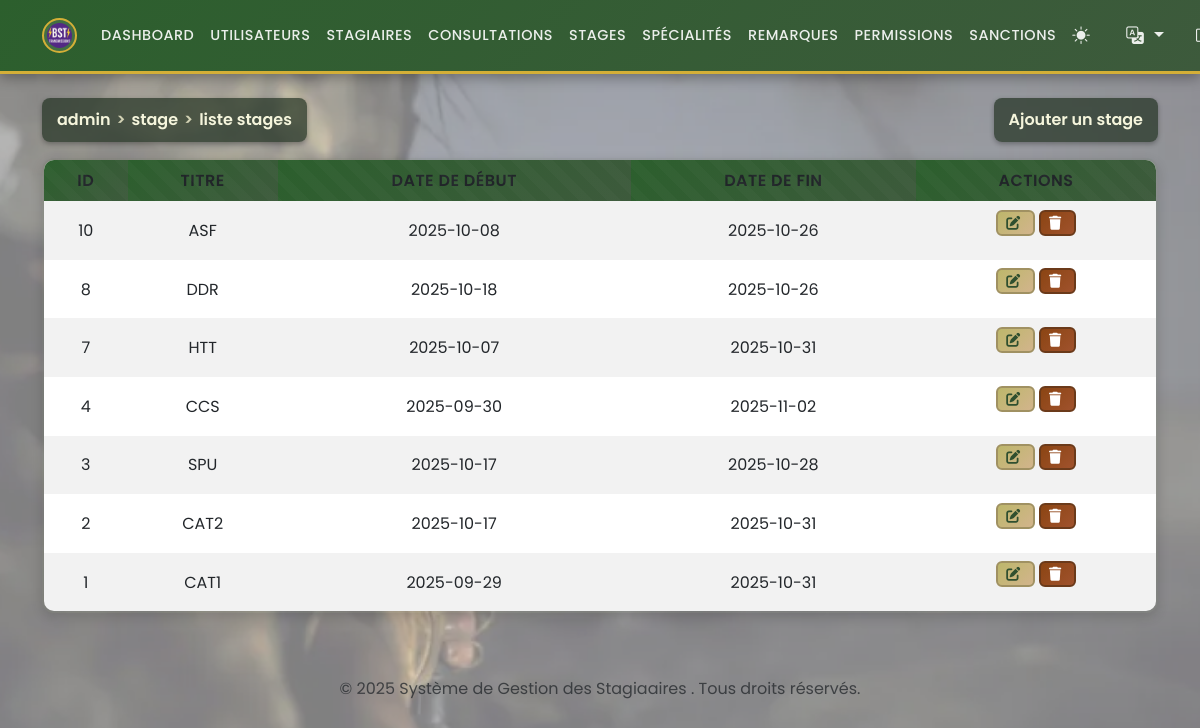
The page /admin/manage_stages.php (signed in) on the database its author committed.
### tables this page shows
CREATE TABLE `stages` (
  `id` int(11) NOT NULL,
  `intitule` varchar(150) NOT NULL,
  `date_debut` date DEFAULT NULL,
  `date_fin` date DEFAULT NULL
);

### functions.php (called while the page is built, shortened)
<?php
if (isset($_GET['lang'])) {
    $lang = $_GET['lang'];
    $_SESSION['lang'] = $lang;
} elseif (isset($_SESSION['lang'])) {
    $lang = $_SESSION['lang'];
} else {
    $lang = 'fr';
    $_SESSION['lang'] = $lang;
}
$lang_file = __DIR__ . '/lang/' . $lang . '.php';
if (file_exists($lang_file)) {
    $translations = include $lang_file;
} else {
    $translations = include __DIR__ . '/lang/fr.php';
}
?>

### admin/manage_stages.php (the view, shortened to what this page needs)
<?php
require '../functions.php';
$stages = $pdo->query("SELECT * FROM stages ORDER BY id DESC")->fetchAll();
?>
<?php include '../templates/header.php'; ?>
<div class="d-flex justify-content-between align-items-center mb-3">
<div class="breadcrumb-header"><?php echo htmlspecialchars($translations['breadcrumb_admin']); ?> <span>></span> <?php echo htmlspecialchars($translations['breadcrumb_stage']); ?> <span>></span> <?php echo htmlspecialchars($translations['breadcrumb_liste_stages']); ?></div>
<button class="breadcrumb-header" data-bs-toggle="modal" data-bs-target="#addStageModal"><?php echo htmlspecialchars($translations['add_course'] ?? 'إضافة دورة'); ?></button>
</div>
<table class="table table-striped">
    <thead>
        <tr>
            <th><?php echo htmlspecialchars($translations['id'] ?? 'ID'); ?></th>
            <th><?php echo htmlspecialchars($translations['title'] ?? 'المسمى'); ?></th>
            <th><?php echo htmlspecialchars($translations['start_date'] ?? 'تاريخ البداية'); ?></th>
            <th><?php echo htmlspecialchars($translations['end_date'] ?? 'تاريخ النهاية'); ?></th>
            <th><?php echo htmlspecialchars($translations['actions'] ?? 'إجراءات'); ?></th>
        </tr>
    </thead>
    <tbody>
        <?php foreach ($stages as $stage): ?>
        <tr>
            <td><?php echo $stage['id']; ?></td>
            <td><?php echo $stage['intitule']; ?></td>
            <td><?php echo $stage['date_debut']; ?></td>
            <td><?php echo $stage['date_fin']; ?></td>
            <td>
                <button class="btn btn-sm btn-warning" data-bs-toggle="modal" data-bs-target="#editStageModal<?php echo $stage['id']; ?>"><i class="fas fa-edit"></i></button>
                <form method="post" action="../actions/delete_stage.php" style="display:inline-block;" onsubmit="return confirm('<?php echo htmlspecialchars($translations['confirm_delete_stage'] ?? 'Are you sure you want to delete this stage?'); ?>');">
                    <button type="submit" class="btn btn-sm btn-danger"><i class="fas fa-trash"></i></button>
                </form>
            </td>
        </tr>
        <?php endforeach; ?>
    </tbody>
</table>
<?php include '../templates/footer.php'; ?>

### rows shown on the page
stages: id "10", intitule "ASF", date_debut "2025-10-08", date_fin "2025-10-26"
stages: id "8", intitule "DDR", date_debut "2025-10-18", date_fin "2025-10-26"
stages: id "7", intitule "HTT", date_debut "2025-10-07", date_fin "2025-10-31"
stages: id "4", intitule "CCS", date_debut "2025-09-30", date_fin "2025-11-02"
stages: id "3", intitule "SPU", date_debut "2025-10-17", date_fin "2025-10-28"
stages: id "2", intitule "CAT2", date_debut "2025-10-17", date_fin "2025-10-31"
stages: id "1", intitule "CAT1", date_debut "2025-09-29", date_fin "2025-10-31"

### other values the page prints
$translations['dashboard'] "DASHBOARD"
$translations['users'] "UTILISATEURS"
$translations['trainees'] "STAGIAIRES"
$translations['consultations'] "CONSULTATIONS"
$translations['stages'] "STAGES"
$translations['specialities'] "SPÉCIALITÉS"
$translations['notes'] "REMARQUES"
$translations['permissions'] "PERMISSIONS"
$translations['sanctions'] "SANCTIONS"
$translations['breadcrumb_admin'] "admin"
$translations['breadcrumb_stage'] "stage"
$translations['breadcrumb_liste_stages'] "liste stages"
$translations['add_course'] "Ajouter un stage"
$translations['id'] "ID"
$translations['title'] "TITRE"
